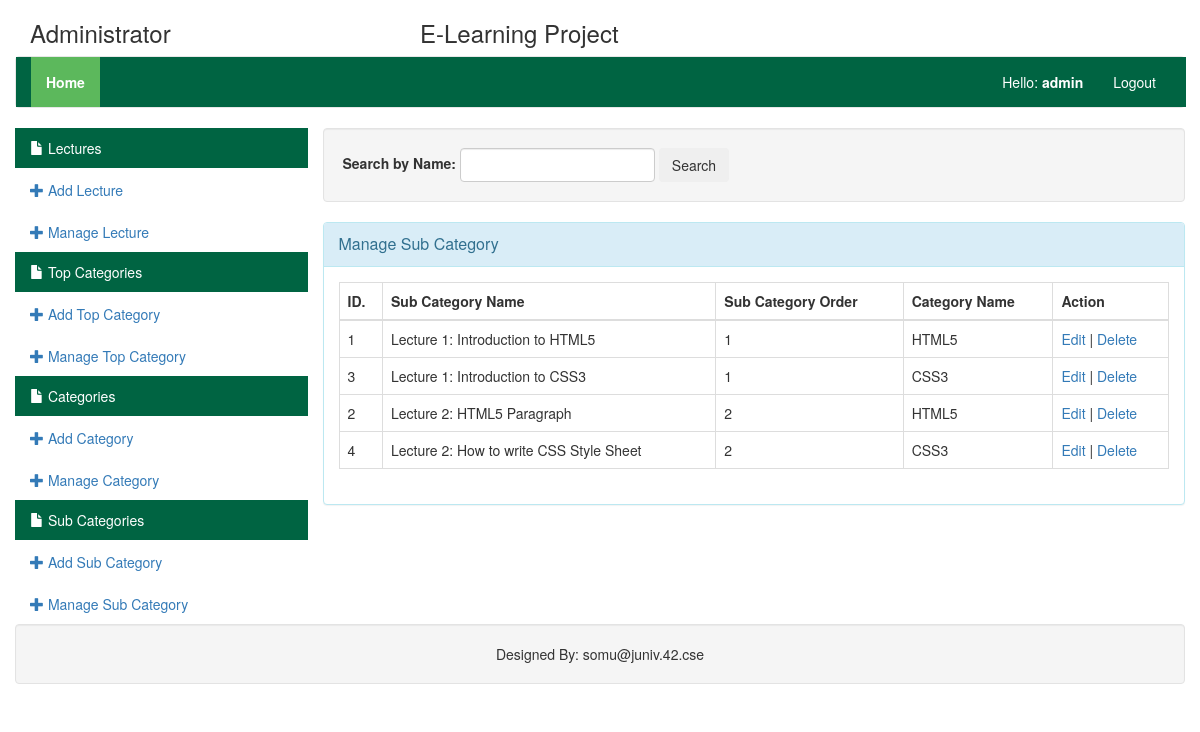
Page /admin/manage_sub_category.php (signed in) on the earlier database version.
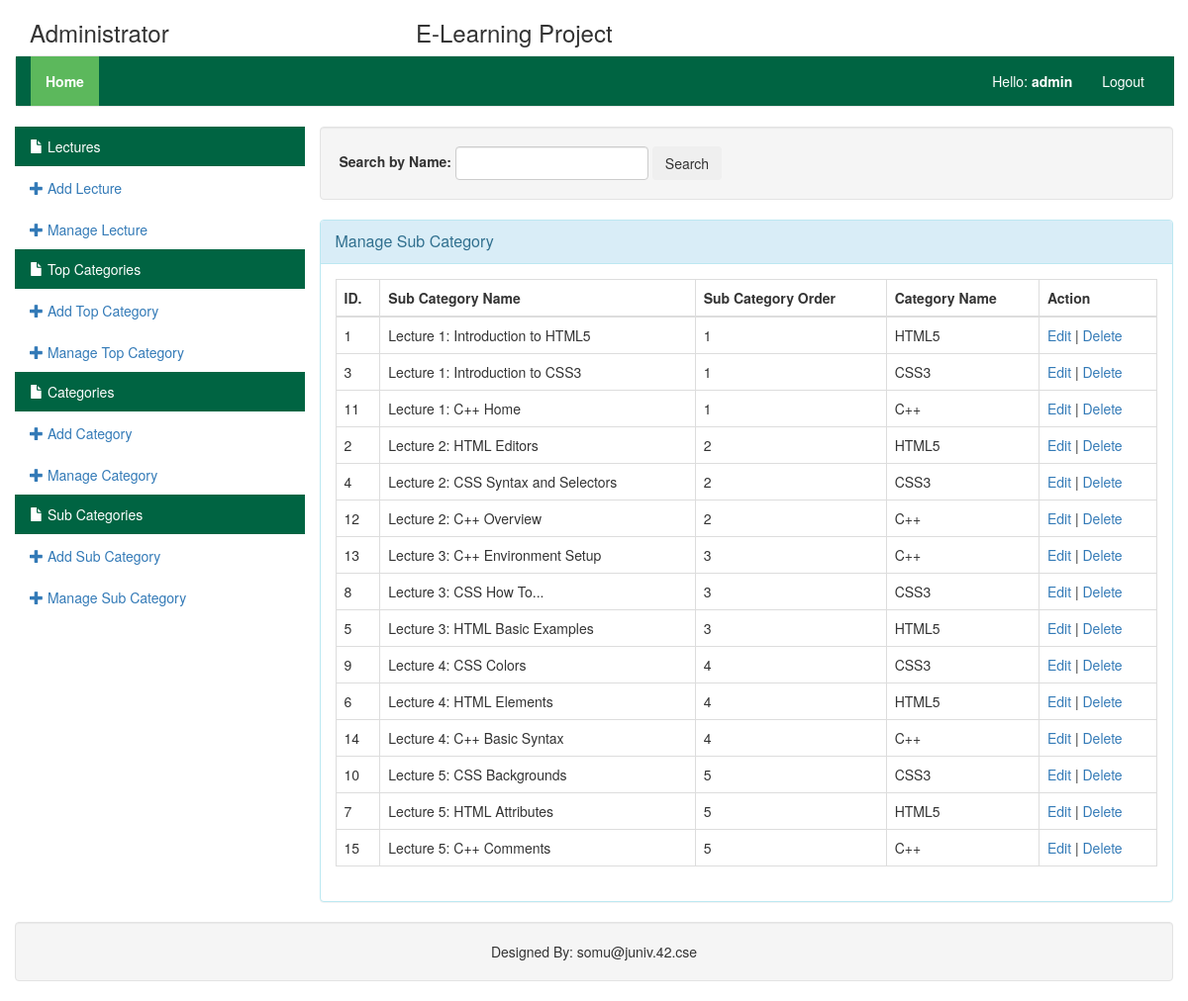
Same page on the later database version.
### tables this page shows
CREATE TABLE `table_sub_category` (
  `sub_category_id` int(11) NOT NULL,
  `sub_category_name` varchar(200) NOT NULL,
  `sub_category_order` int(11) NOT NULL,
  `category_id` int(11) NOT NULL
);

CREATE TABLE `table_category` (
  `category_id` int(11) NOT NULL,
  `category_name` varchar(200) NOT NULL,
  `category_image` varchar(200) NOT NULL,
  `category_order` int(11) NOT NULL,
  `top_category_id` int(11) NOT NULL
);

### admin/manage_sub_category.php (the view, shortened to what this page needs)
<?php
	include "../connection.php";
 ?>
<?php include "header.php"; ?>
	<div class="row" style="padding-left: 0px; padding-right: 0px;">
		<div class="col-lg-3 col-md-3 col-sm-3 col-xs-12" style="padding-left: 0px; padding-right: 0px;">
			<?php include "left_menu.php"; ?>
		</div>
		<div class="col-lg-9 col-md-9 col-sm-9 col-xs-12" style="padding-right: 0px;">
			<div class="well">
				<form method="post" class="form-inline" id="form_search" action='<?php echo $_SERVER["PHP_SELF"]; ?>'>
					<div class="form-group">
						<label>Search by Name:</label>
						<input type="text" class="form-control" name="search_text" id="search_text">
					</div>
					<button type="submit" class="btn btn-deafult" name="btn_search" id="btn_search">Search</button>
				</form>
			</div>
			<div class="panel panel-info">
				<div class="panel-heading">
					<div class="panel-title">Manage Sub Category</div>
				</div>
				<div class="panel-body">
					<table class="table table-hover table-bordered">
					    <thead>
					      <tr>
					      	<th>ID.</th>
					        <th>Sub Category Name</th>
					        <th>Sub Category Order</th>
					        <th>Category Name</th>
					        <th>Action</th>
					      </tr>
					    </thead>
					    <tbody>
					      <?php
					      	$qry = "";
					      	if (isset($_POST["btn_search"])) {
					      		$qry = mysqli_query($con, "select * from table_sub_category inner join table_category on table_sub_category.category_id = table_category.category_id where sub_category_name like '%".mres($con, $_POST["search_text"])."%' order by sub_category_order asc ");
					      	}
					      	else {
					      		$qry = mysqli_query($con, "select * from table_sub_category inner join table_category on table_sub_category.category_id = table_category.category_id order by sub_category_order asc");
					      	}
					      	while ($row = $qry->fetch_assoc()) {
					      		echo '<tr>';
					      		echo '<td>'.$row["sub_category_id"]."</td><td>".$row["sub_category_name"]."</td><td>".$row["sub_category_order"]."</td><td>".$row["category_name"]."</td><td><a href='add_sub_category.php?edit_id=".$row["sub_category_id"]."'>Edit</a> | <a href='?delete_id=".$row["sub_category_id"]."' onclick=\"return confirm('Are you sure to delete this item?');\"> Delete</td>";
					      		echo '</tr>';
					      	}
					       ?>
					    </tbody>
					</table>
				</div>
			</div>
		</div>
	</div>
<?php include "footer.php"; ?>

Differences in the rows shown:
added table_sub_category: sub_category_id "11", sub_category_name "Lecture 1: C++ Home", sub_category_order "1", category.category_name "C++"
changed table_sub_category id 2: sub_category_name "Lecture 2: HTML5 Paragraph" → "Lecture 2: HTML Editors"
changed table_sub_category id 4: sub_category_name "Lecture 2: How to write CSS Style Sheet" → "Lecture 2: CSS Syntax and Selectors"
added table_sub_category: sub_category_id "12", sub_category_name "Lecture 2: C++ Overview", sub_category_order "2", category.category_name "C++"
added table_sub_category: sub_category_id "13", sub_category_name "Lecture 3: C++ Environment Setup", sub_category_order "3", category.category_name "C++"
added table_sub_category: sub_category_id "8", sub_category_name "Lecture 3: CSS How To...", sub_category_order "3", category.category_name "CSS3"
added table_sub_category: sub_category_id "5", sub_category_name "Lecture 3: HTML Basic Examples", sub_category_order "3", category.category_name "HTML5"
added table_sub_category: sub_category_id "9", sub_category_name "Lecture 4: CSS Colors", sub_category_order "4", category.category_name "CSS3"
added table_sub_category: sub_category_id "6", sub_category_name "Lecture 4: HTML Elements", sub_category_order "4", category.category_name "HTML5"
added table_sub_category: sub_category_id "14", sub_category_name "Lecture 4: C++ Basic Syntax", sub_category_order "4", category.category_name "C++"
added table_sub_category: sub_category_id "10", sub_category_name "Lecture 5: CSS Backgrounds", sub_category_order "5", category.category_name "CSS3"
added table_sub_category: sub_category_id "7", sub_category_name "Lecture 5: HTML Attributes", sub_category_order "5", category.category_name "HTML5"
added table_sub_category: sub_category_id "15", sub_category_name "Lecture 5: C++ Comments", sub_category_order "5", category.category_name "C++"
